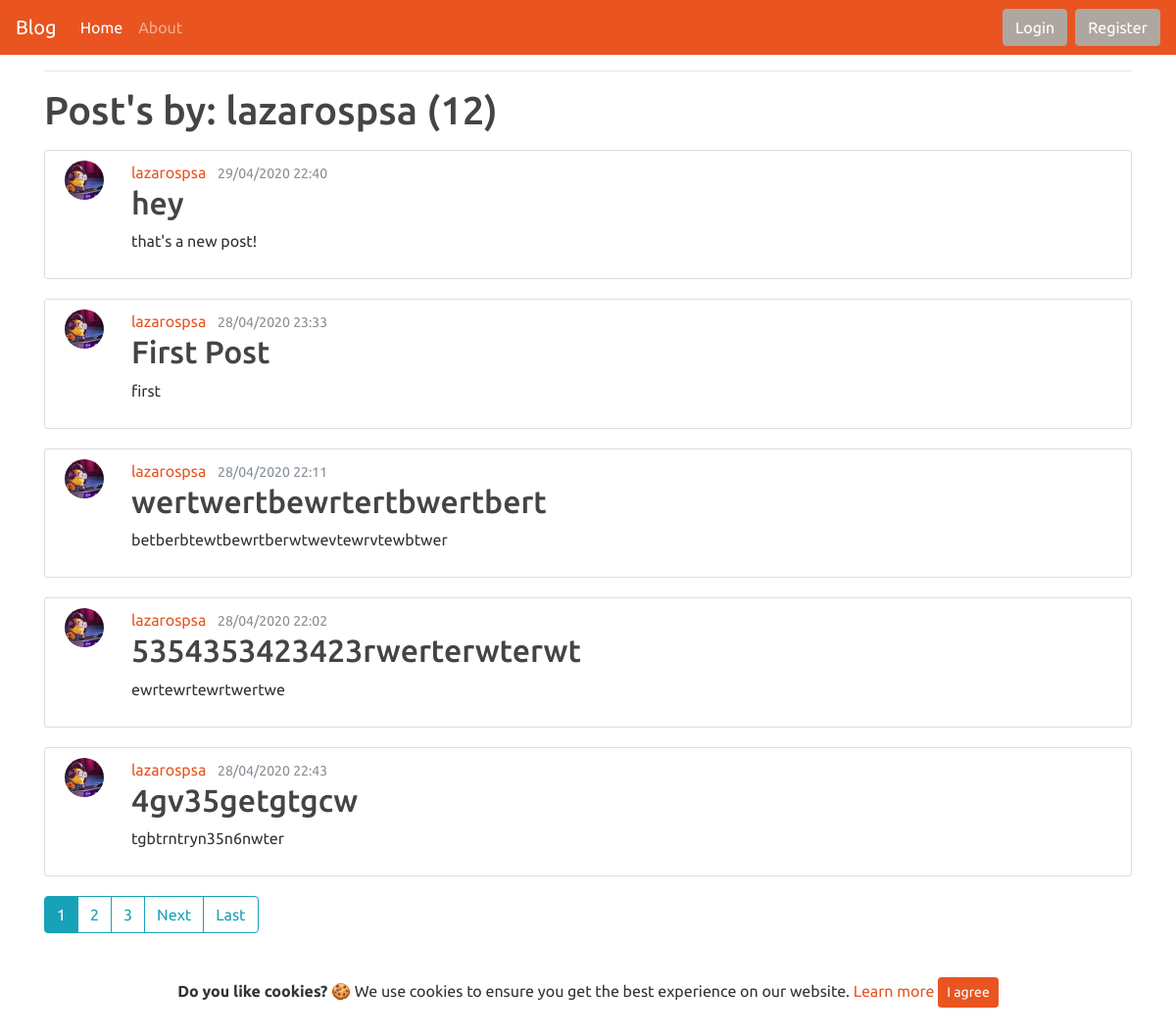
/blog/user/lazarospsa/, run on the app's committed database.
### blog/models.py (models this page shows, shortened)
class Post(models.Model):
    title = models.CharField(max_length=50)
    content = models.TextField()
    date_posted = models.DateTimeField(default=timezone.now)
    author = models.ForeignKey(User, on_delete=models.CASCADE)

### users/models.py (models this page shows, shortened)
class Profile(models.Model):
    user = models.OneToOneField(User, on_delete=models.CASCADE) #vazoume to original model
    photoprofile = models.ImageField(default='default.jpg',upload_to='profile_pictures') #sthn metavlhth photoprofile orizoume default eikona thn default.jpg kai vazoume upload_to ton fakelo opou 9a apo9hkeuontai

### blog/views.py (the view)
# urls.py: path('user/<str:username>/', UserPostListView.as_view(), name='user-posts'), #apo views.home to alla3a se PostListView.as_view()
class UserPostListView(ListView):
    model = Post
    template_name = 'blog/user_posts.html'
    context_object_name = 'posts'
    paginate_by = 5
    def get_queryset(self): #if user exists
        user = get_object_or_404(User, username=self.kwargs.get('username'))
        return Post.objects.filter(author=user).order_by('-date_posted')

### blog/templates/blog/user_posts.html (shortened to what this page needs)
{% extends 'blog/base.html' %}
{% block content %}
    <h1 class="mb-3">Post's by: {{ view.kwargs.username }} ({{ page_obj.paginator.count }})</h1>
    {% for post in posts %}
      <article class="media content-section">
            <a class="mr-2" href="{% url 'user-posts' post.author.username %}">
            <img style="height:40px;max-width:40px;margin-right: 20px;" class="rounded-circle account-img" src="{{ post.author.profile.photoprofile.url }}">
            </a>
            <div class="media-body">
              <div class="article-metadata">
                <a class="mr-2" href="{% url 'user-posts' post.author.username %}">{{ post.author }}</a>
                <small class="text-muted">{{ post.date_posted|date:"d/m/Y H:s" }}</small>
              </div>
              <h2><a class="article-title" href="{% url 'post-detail' post.id %}">{{ post.title }}</a></h2>
              <p class="article-content">{{ post.content }}</p>
            </div>
          </article>
    {% endfor %}
    <div class="btn-toolbar" role="toolbar" aria-label="Toolbar with button groups">
      <div class="btn-group mr-2" role="group" aria-label="First group">
    {% if is_paginated %}
      {% for num in page_obj.paginator.page_range %}
        {% if page_obj.number == num %}
          <a class="btn btn-info mb-4" href="?page={{ num }}">{{ num }}</a>
        {% elif num > page_obj.number|add:'-3' and num < page_obj.number|add:'3' %}
          <a class="btn btn-outline-info mb-4" href="?page={{ num }}">{{ num }}</a>
        {% endif %}
      {% endfor %}
        {% if page_obj.has_next %}
        <a class="btn btn-outline-info mb-4" href="?page={{ page_obj.next_page_number }}">Next</a>
        <a class="btn btn-outline-info mb-4" href="?page={{ page_obj.paginator.num_pages }}">Last</a>
        {% endif %}
    {% endif %}
    </div>
    </div>
{% endblock %}

### blog/static/blog/main.css (style rules this page uses)
body { background: #fafafa; color: #333333; margin-top: 5rem; }
h1, h2, h3, h4, h5, h6 { color: #444444; }
.content-section { background: #ffffff; padding: 10px 20px; border: 1px solid #dddddd; border-radius: 3px; margin-bottom: 20px; }
.article-title { color: #444444; }

### data on the page
Post: author.profile.photoprofile (picture), author "lazarospsa", date_posted "29/04/2020 22:40", title "hey", content "that's a new post!"
Post: author.profile.photoprofile (picture), author "lazarospsa", date_posted "28/04/2020 23:33", title "First Post", content "first"
Post: author.profile.photoprofile (picture), author "lazarospsa", date_posted "28/04/2020 22:11", title "wertwertbewrtertbwertbert", content "betberbtewtbewrtberwtwevtewrvtewbtwer"
Post: author.profile.photoprofile (picture), author "lazarospsa", date_posted "28/04/2020 22:02", title "5354353423423rwerterwterwt", content "ewrtewrtewrtwertwe"
Post: author.profile.photoprofile (picture), author "lazarospsa", date_posted "28/04/2020 22:43", title "4gv35getgtgcw", content "tgbtrntryn35n6nwter"

### other printed values
{{ view.kwargs.username }} "lazarospsa"
{{ page_obj.paginator.count }} "12"
{{ num }} "1"
{{ num }} "2" "3"
